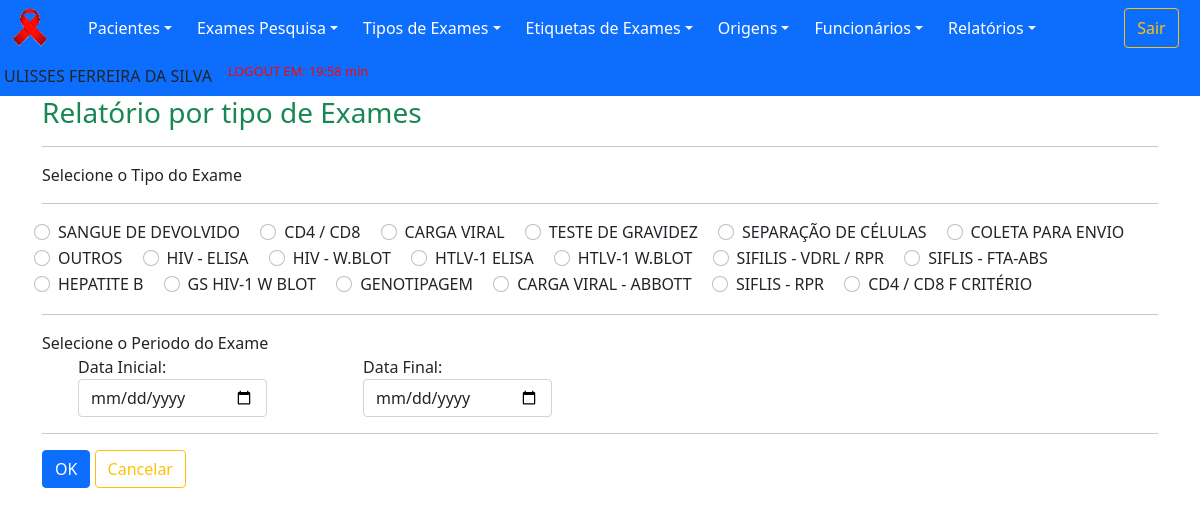
/old/views/relatorioExame.php (signed in), run on an earlier commit of the app's database.
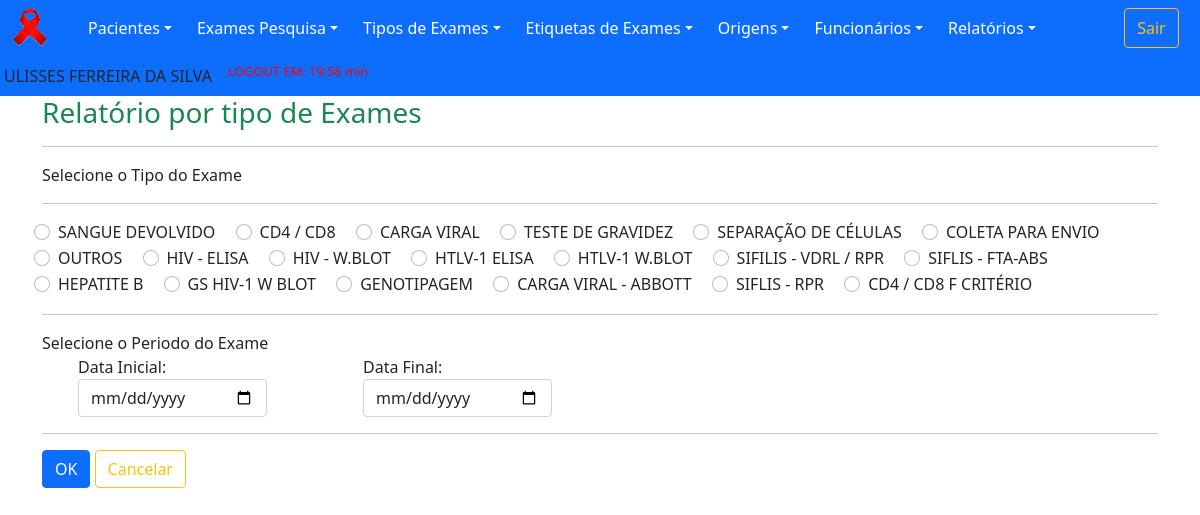
And on a later commit of the database.
### tables this page shows
CREATE TABLE `tipoExames` (
  `idTipoExames` int(11) NOT NULL,
  `tipoExame` varchar(255) DEFAULT NULL,
  `statusExame` varchar(8) DEFAULT NULL
);

### old/dao/DAO-sistemaCihiv.php (called while the page is built, shortened)
<?php
    class SistemaDAO
        {
            public function PesquisaTodosDados($nomeTabela)
                {
                    $conn = Database::connect();
                    $conn->exec('SET CHARACTER SET utf8');
                    $sql = "SELECT * FROM $nomeTabela";
                    try
                        {
                            $listar = $conn->query($sql);
                            $buscar = $listar->fetchAll(PDO::FETCH_OBJ);
                            $numRows = $listar->rowCount();
                        }
                    catch (PDOException $exc)
                        {
                            $buscar = $exc->getTraceAsString();
                        }
                    return $buscar;
                }
        }
?>

### old/views/relatorioExame.php (the view, shortened to what this page needs)
<?php
	include "../template/menuPrincipal.php";
?>
        <div class="container">
            <div id="page-content-wrapper">
				<div class="panel-header">
					<h3 class="text-success">Relatório por tipo de Exames</h3>
				</div>
				<hr>
                <form class="form-horizontal" action="../controllers/relatorioExame.php" method="post">
					<div class='row'>
						<label><a>Selecione o Tipo do Exame</a></label>
					</div>
					<hr>
                    <div class="row">
                        <div class="col px-md-1 col-md-12">
                            <?php
                                include_once "../dao/DAO-sistemaCihiv.php";
                                $examesDAO = new SistemaDAO();
                                $nomeTabela = "tipoExames";
                                foreach ($examesDAO->PesquisaTodosDados($nomeTabela) as $res)
                                    {
                                        ?>
                                            <div class="form-check form-check-inline">
                                                <input type="radio" class="form-check-input" id="tipoExame" name="tipoExame" value="<?php echo $res->idTipoExames;?>"><label><?php echo $res->tipoExame;?></label><br/>
                                            </div>
                                        <?php
                                    }
                            ?>
						</div>
                    <div>
					<hr>
                    <div class='row'>
						<label><a>Selecione o Periodo do Exame</a></label>
					</div>
                    <div class='row'>
                        <div class="col px-md-5 col-md-3">
                            <label for="inputSuccess" class="control-label">Data Inicial:</label>
                            <input type="date"  class="form-control"   name="dataInicio" value = "" required>
                        </div>
                        <div class="col px-md-5 col-md-3">
                            <label for="inputSuccess" class="control-label">Data Final:</label>
                            <input type="date"  class="form-control"   name="dataFinal" value = "" required>
                        </div>
                    </div>
                    <hr>
					<div id="actions" class="row">
						<div class="col-md-12">
							<button type="submit" class="btn btn-primary">OK</button>
                            <a href="../template/menuPrincipal.php" type="reset" class="btn btn-small btn-outline-warning">Cancelar<i class="icon-remove"></i></a>
                        </div>
                    </div>
				</form>
            </div>
		</div>
    </body>
</html>

What changed in the data, as far as the page shows it:
changed tipoexames: tipoExame "SANGUE DE DEVOLVIDO" → "SANGUE DEVOLVIDO"
